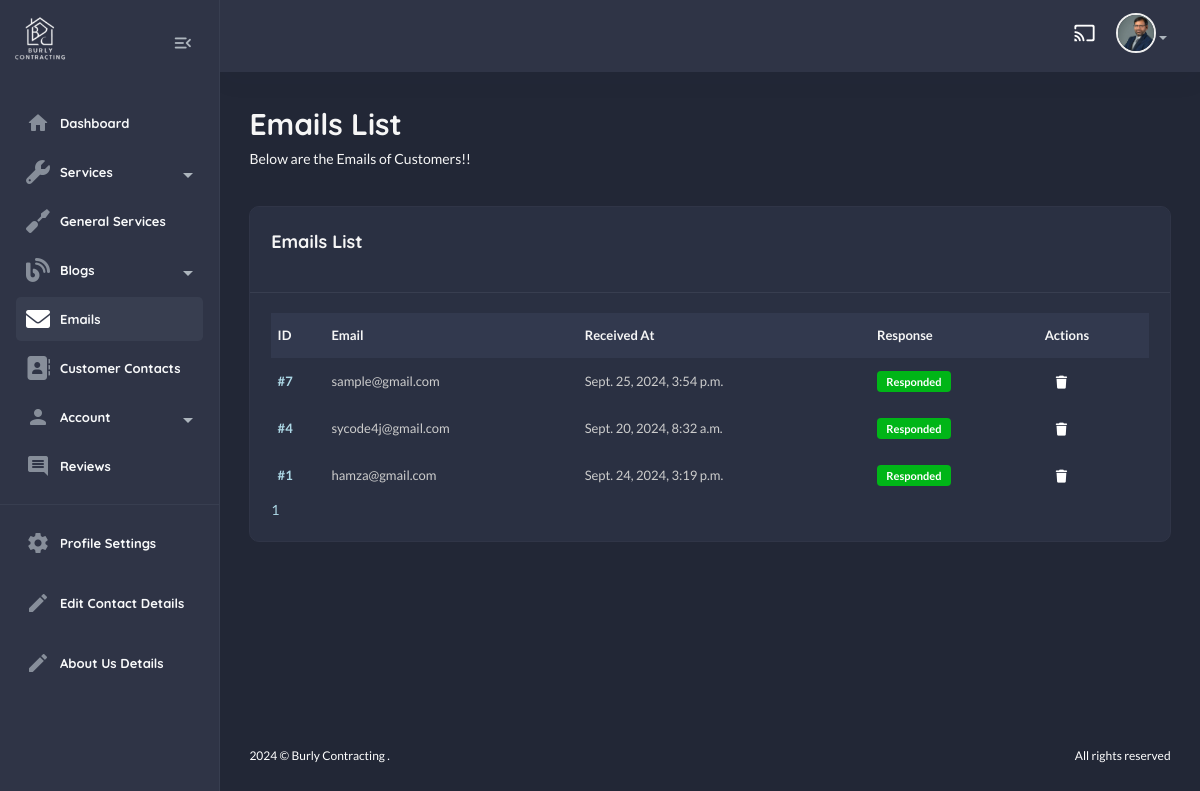
Page /useradmin/emails/ (signed in) on the earlier database version.
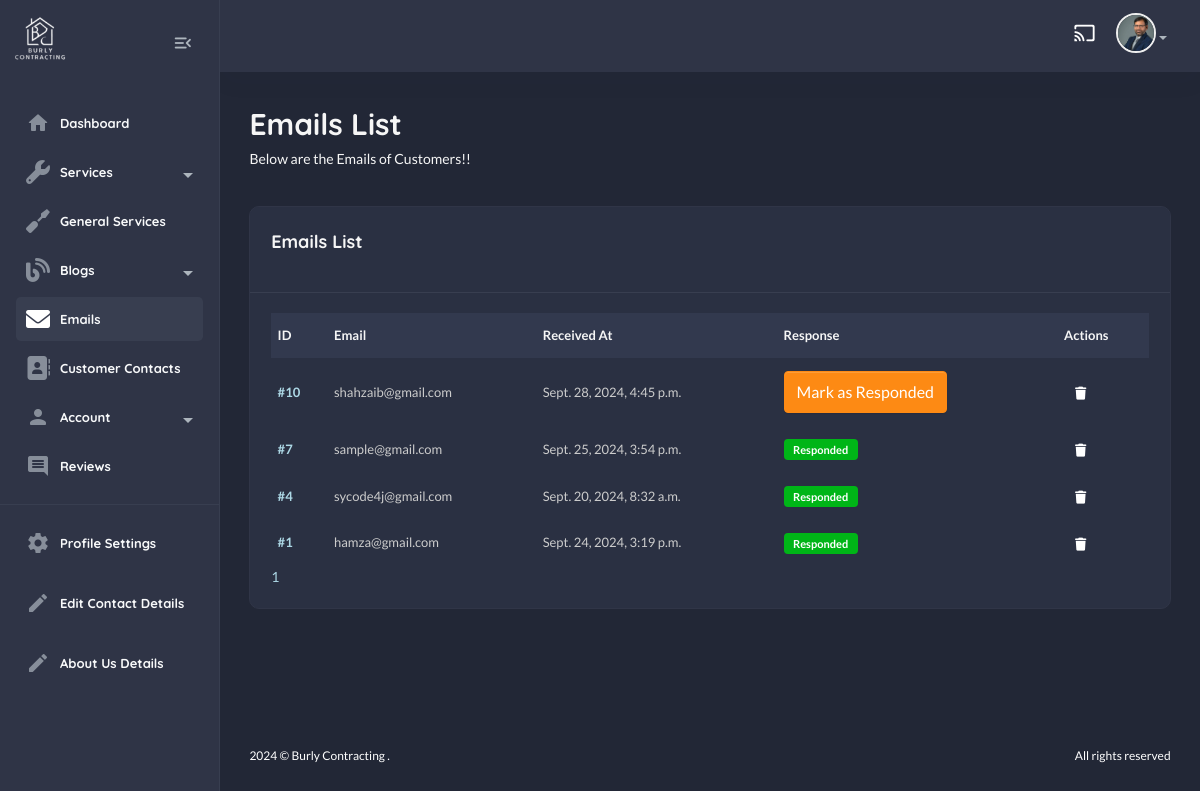
Same page on the later database version.
### contact/models.py (models this page shows, shortened)
class Email(models.Model):
    email = models.EmailField(unique=True, max_length=254)
    sent_at = models.DateTimeField(auto_now=True)
    responded = models.BooleanField(default=False)

### useradmin/views.py (the view)
# urls.py: path("emails/", views.email_view, name="email-list"),
@login_required
def email_view(request):
    emails = Email.objects.all().order_by("-id")
    paginator = Paginator(emails, 10)
    page_number = request.GET.get("page")
    page_obj = paginator.get_page(page_number)
    context = {
        "emails" : page_obj,
    }
    return render(request, "useradmin/email-list.html", context)

### home/context_processors.py (called while the page is built)
def default(request):
    services = Service.objects.all().order_by("-id")
    contact_details = ContactDetails.objects.first()
    return {
        "services" : services,
        "contact_details" : contact_details,
    }

### templates/useradmin/email-list.html (shortened to what this page needs)
{% extends "useradmin/base.html" %}
    {% load static %}
        {% block content %}
            <section class="content-main">
                <div class="content-header">
                    <div>
                        <h2 class="content-title card-title">Emails List</h2>
                        <p>Below are the Emails of Customers!!</p>
                    </div>
                </div>
                <div class="card mb-4">
                    <header class="card-header">
                        <h4 class="card-title">Emails List</h4>
                    </header>
                    <div class="card-body">
                        <div class="table-responsive">
                            <div class="table-responsive">
                                <table class="table align-middle table-nowrap mb-0">
                                    <thead class="table-light">
                                        <tr>
                                            <th class="align-middle" scope="col">ID</th>
                                            <th class="align-middle" scope="col">Email</th>
                                            <th class="align-middle" scope="col">Received At</th>
                                            <th class="align-middle" scope="col">Response</th>
                                            <th class="align-middle" scope="col">Actions</th>
                                        </tr>
                                    </thead>
                                    <tbody>
                                        {% for e in emails %}
                                            <tr>
                                                <td><a class="fw-bold">#{{e.id}}</a></td>
                                                <td>{{e.email}}</td>
                                                <td>{{e.sent_at}}</td>
                                                <td>
                                                    {% if e.responded %}
                                                        <span class="badge bg-success">Responded</span>
                                                    {% else %}
                                                        <form method="POST" action="{% url 'useradmin:mark-as-responded' e.id %}">
                                                            <button type="submit" class="btn btn-warning">Mark as Responded</button>
                                                        </form>
                                                    {% endif %}
                                                </td>
                                                <td>
                                                    <a href="{% url 'useradmin:delete-email' e.id %}" class="btn btn-sm d-inline"><i class="fas fa-trash"></i></a>
                                                </td>
                                            </tr>
                                        {% endfor %}
                                    </tbody>
                                </table>
                            </div>
                        </div>
                        <div class="row">
                            <div class="col-lg-12">
                                <div class="blog__pagination">
                                    {% for num in emails.paginator.page_range %}
                                        {% if emails.number == num %}
                                            <a href="?page={{ num }}" class="active">{{ num }}</a>
                                        {% else %}
                                            <a href="?page={{ num }}">{{ num }}</a>
                                        {% endif %}
                                    {% endfor %}
                                </div>
                            </div>
                        </div>
                    </div>
                </div>
            </section>
{% endblock content %}

Differences in the rows shown:
added Email: id "10", email "shahzaib@gmail.com", sent_at "Sept. 28, 2024, 4:45 p.m.", responded "Mark as Responded"
